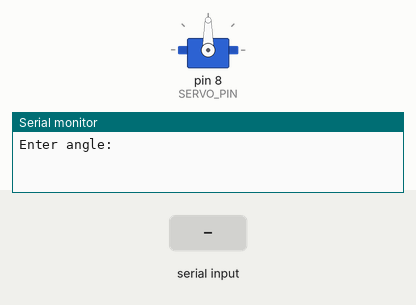
This sketch was run on a simulated Arduino Uno, built with avr-gcc and run on an emulated ATmega328P. Shown: servo, the last lines printed to the serial monitor. Inputs (shaded band) come from the test bench.

Above: at 1.2 s.
1.3 s: "30,150\n" received over Serial
At 3.4 s:
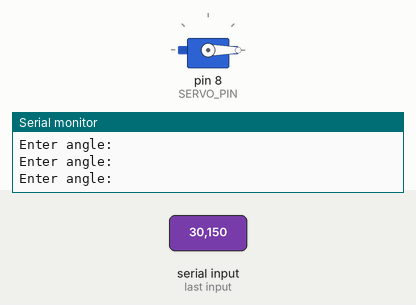
3.8 s: "90,45\n" received over Serial
At 4.5 s:
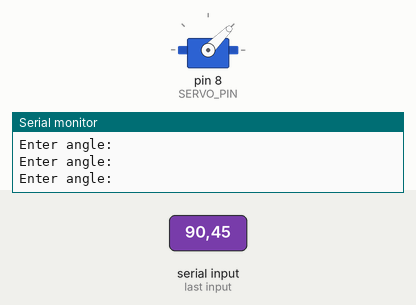
6.3 s: "200\n" received over Serial
At 7.1 s:
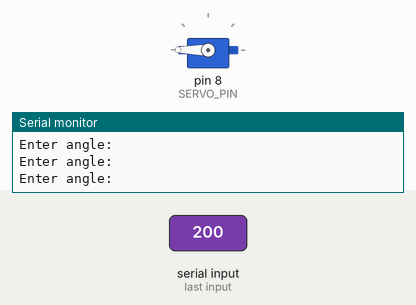
Timing chart, 0 to 9.3 s (numbered marks = the images above; inputs shaded):
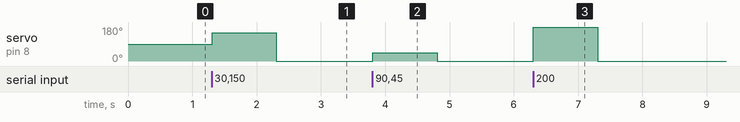

Measured:
- after the input at 1.3 s, servo on pin 8 (SERVO_PIN): 90° → 150° at once, → 0° 1.0 s later
- after the input at 3.8 s, servo on pin 8 (SERVO_PIN): 0° → 45° at once, → 0° 1.0 s later
- after the input at 6.3 s, servo on pin 8 (SERVO_PIN): 0° → 180° at once, → 0° 1.0 s later

The sketch:

MicroServo.ino
```cpp
#include <Servo.h>

#define SERVO_PIN 8

Servo servo;

void setup()
{
    Serial.begin(9600);
    servo.attach(SERVO_PIN);
}

void loop()
{
    Serial.println("Enter angle:");
    while (Serial.available() == 0) {}
    int angle = Serial.parseInt();
    servo.write(angle);
}
```
